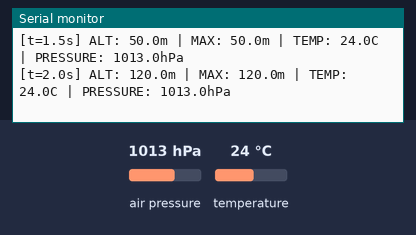
This sketch was run on a simulated ESP32. On the bench: the last lines printed to the serial monitor. The inputs (shaded band) are chosen by the test bench; at power-on: air pressure 1013 hPa, temperature 24 °C.

Above: at 2.2 s.
2.3 s: air pressure set to 952 hPa
At 2.9 s:
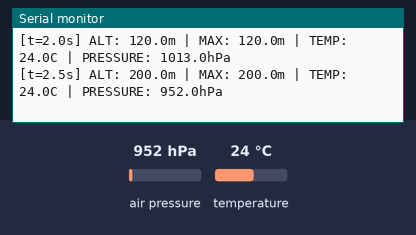
5.3 s: temperature set to 12 °C
At 6.0 s:
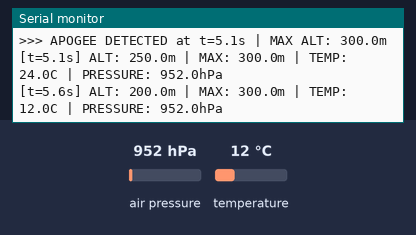
6.8 s: air pressure set to 975 hPa
At 7.5 s:
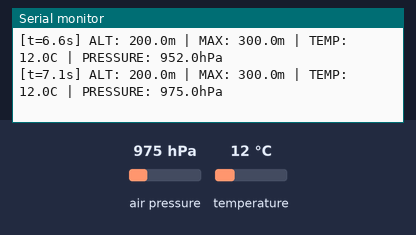
Timing chart, 0 to 9.8 s (numbered marks = the images above; inputs shaded):
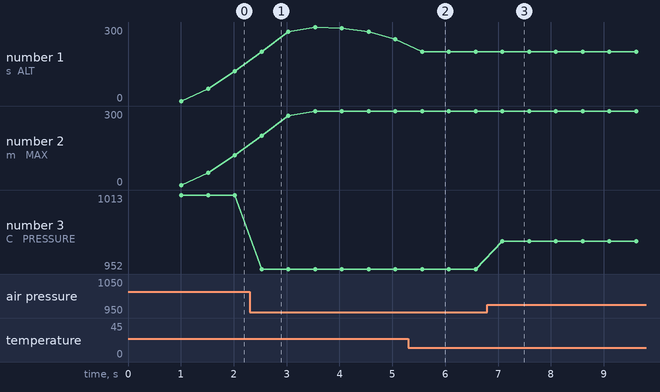

Measured:
- after the input at 2.3 s, the serial monitor: prints a new line after 0.23 s (image 1)
- after the input at 5.3 s, the serial monitor: prints a new line after 0.27 s (image 2)
- after the input at 6.8 s, the serial monitor: prints a new line after 0.28 s (image 3)
- plotted number 3: 1013 → 952 after the input at 2.3 s, 952 → 975 after the input at 6.8 s

The sketch:

sketch.ino
```cpp
/*
 * ESP32 + BMP180 Sensor Telemetry Simulation
 *
 * What this does:
 *   - Reads temperature, pressure, and altitude from a BMP180 sensor
 *   - Prints the data to the serial monitor every 2 seconds
 *
 * Why this matters for aerospace:
 *   - Pressure -> altitude is how aircraft and rockets measure height
 *   - This same sensor pattern (MCU + sensor + serial output) is used
 *     in CubeSat housekeeping systems and rocket telemetry
 *
 * Hardware:
 *   - ESP32 DevKit (microcontroller)
 *   - BMP180 (temperature + pressure + altitude sensor)
 *   - I2C connection: SDA=GPIO21, SCL=GPIO22
 */

#include <Wire.h>              // I2C communication library
#include <Adafruit_BMP085.h>   // BMP180/085 sensor library

// Create a BMP180 object. We'll use it to talk to the sensor.
Adafruit_BMP085 bmp;

// --- Flight tracking variables ---
float maxAltitude = 0.0;              // Highest altitude seen so far
int descentCount = 0;                 // Consecutive readings below maxAltitude
bool apogeeDetected = false;          // Have we already announced apogee?

const float APOGEE_TOLERANCE = 0.5;      // Meters — ignore jitter smaller than this
const int   APOGEE_COUNT_THRESHOLD = 3;  // Need 3 consecutive "descending" reads

void setup() {
  // Start the serial monitor at 115200 baud.
  Serial.begin(115200);
  delay(1000);

  Serial.println("ESP32 + BMP180 Telemetry Simulation");
  Serial.println("-----------------------------------");

  // Initialize I2C. On ESP32, default pins are SDA=21, SCL=22.
  Wire.begin(21, 22);

  // Try to initialize the BMP180 sensor.
  if (!bmp.begin()) {
    Serial.println("ERROR: BMP180 not found. Check wiring.");
    while (1) {
      delay(10);
    }
  }

  Serial.println("BMP180 initialized successfully.");
  Serial.println();
}

// --- Simulated flight profile (for testing) ---
// This fake altitude climbs, peaks, then descends — so we can verify
// the apogee detection logic works without changing physical sensors.
float simulatedAltitude = 0.0;
int   flightStep = 0;

void loop() {
  // --- Fly the fake altitude profile ---
  // Each step corresponds to one loop iteration (every 500ms).
  // Profile: climb to 300m, then descend.
  switch (flightStep) {
    case 0: simulatedAltitude = 0.0;    break;  // pad
    case 1: simulatedAltitude = 50.0;   break;  // ascent
    case 2: simulatedAltitude = 120.0;  break;
    case 3: simulatedAltitude = 200.0;  break;
    case 4: simulatedAltitude = 280.0;  break;
    case 5: simulatedAltitude = 300.0;  break;  // apogee region
    case 6: simulatedAltitude = 295.0;  break;  // descent begins
    case 7: simulatedAltitude = 280.0;  break;
    case 8: simulatedAltitude = 250.0;  break;
    default: simulatedAltitude = 200.0; break;  // falling further
  }
  flightStep++;

  // --- Still read the real sensor so we can see it in the log ---
  float temperature = bmp.readTemperature();
  float pressure    = bmp.readPressure();
  // float altitude = bmp.readAltitude();  // real sensor — replaced by simulation

  // --- Use the simulated altitude instead of the real one ---
  float altitude = simulatedAltitude;

  float time_s = millis() / 1000.0;

  // --- Update max altitude ---
  if (altitude > maxAltitude) {
    maxAltitude = altitude;
  }

  // --- Apogee detection ---
  if (altitude < (maxAltitude - APOGEE_TOLERANCE)) {
    descentCount++;
  } else {
    descentCount = 0;
  }

  if (descentCount >= APOGEE_COUNT_THRESHOLD && !apogeeDetected) {
    Serial.print(">>> APOGEE DETECTED at t=");
    Serial.print(time_s, 1);
    Serial.print("s | MAX ALT: ");
    Serial.print(maxAltitude, 1);
    Serial.println("m");
    apogeeDetected = true;
  }

  // --- Print telemetry frame ---
  Serial.print("[t=");
  Serial.print(time_s, 1);
  Serial.print("s] ALT: ");
  Serial.print(altitude, 1);
  Serial.print("m | MAX: ");
  Serial.print(maxAltitude, 1);
  Serial.print("m | TEMP: ");
  Serial.print(temperature, 1);
  Serial.print("C | PRESSURE: ");
  Serial.print(pressure / 100.0, 1);
  Serial.println("hPa");

  delay(500);
}
```
